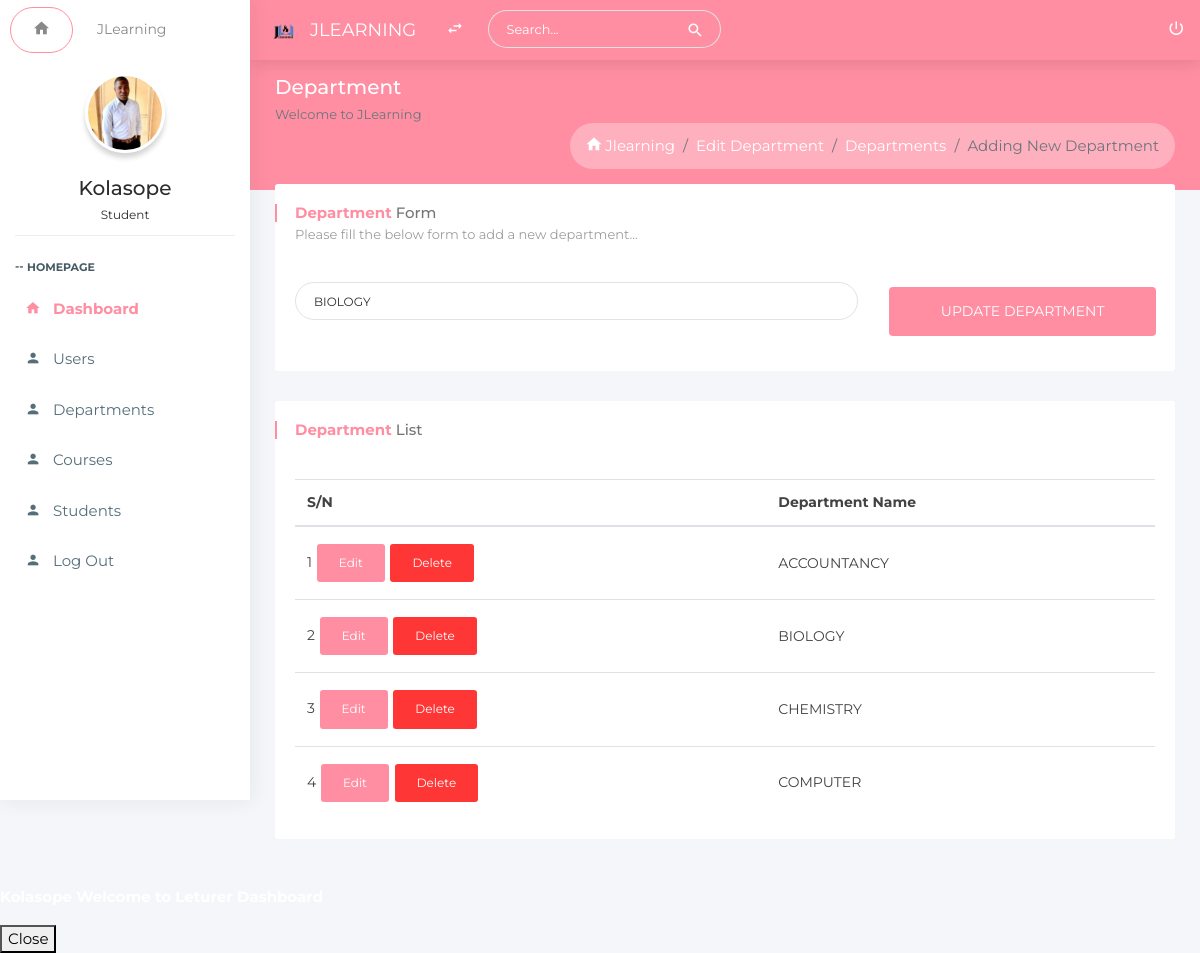
Page /administrator/portal/edit-department.php?dept_id=2 (signed in) on the committed database.
### tables this page shows
CREATE TABLE `department` (
  `dept_id` int(255) NOT NULL,
  `dept_name` varchar(255) NOT NULL,
  `time_registered` timestamp NOT NULL DEFAULT CURRENT_TIMESTAMP ON UPDATE CURRENT_TIMESTAMP
);

### Function.php (called while the page is built, shortened)
<?php
    function getAllDept()
    {
        $db = Database::getInstance()->getConnection();
        $query = $db->prepare("SELECT * FROM department ORDER BY dept_name ASC");
        $query->execute();
        return $query->fetchAll(PDO::FETCH_ASSOC);
    }
    function getSingleDept($dept_id)
    {
        $db = Database::getInstance()->getConnection();
        $query = $db->prepare("SELECT * FROM department WHERE dept_id=:dept_id");
        $query->bindValue(":dept_id", $dept_id);
        $query->execute();
        return $query->fetch();
    }
?>

### administrator/portal/edit-department.php (the view, shortened to what this page needs)
<?php
    include_once("header.php");
    include_once("sidebar.php");
    $dept_id = $_GET['dept_id'];
    $data = getSingleDept($dept_id);
?>
<section class="content profile-page">
    <div class="block-header">
        <div class="row">
            <div class="col-lg-7 col-md-6 col-sm-12">
                <h2>Department
                <small class="text-muted">Welcome to JLearning</small>
                </h2>
            </div>
            <div class="col-lg-12 col-md-12 col-sm-12">
                <ul class="breadcrumb float-md-right">
                    <li class="breadcrumb-item"><a href="./"><i class="zmdi zmdi-home"></i> Jlearning</a></li>
                    <li class="breadcrumb-item"><a href="edit-department.php?dept_id=<?php echo $dept_id ?>">Edit Department</a></li>
                    <li class="breadcrumb-item"><a href="departments.php">Departments</a></li>
                    <li class="breadcrumb-item active">Adding New Department</li>
                </ul>
            </div>
        </div>
    </div>
    <div class="container-fluid">
        <div class="row clearfix">
            <div class="col-lg-12 col-md-12 col-sm-12">
                <div class="card">
                    <div class="header">
                        <h2><strong>Department</strong> Form <small>Please fill the below form to add a new department...</small> </h2>
                    </div>
                    <div class="body">
                        <form class="form-horizontal" action="update_department.php" method="POST"  enctype="multipart/form-data">
                            <div class="row clearfix">
                                <div class="col-lg-8 col-md-8 col-sm-12">
                                    <div class="form-group">
                                        <input type="text" class="form-control" placeholder="Department Name" name="dept_name" required
                                        value="<?php echo $data['dept_name'] ?>">
                                    </div>
                                </div>
                                <div class="col-lg-4 col-md-4 col-sm-12">
                                    <div class="form-group">
                                    <button type="submit" class="btn btn-primary btn-lg btn-block text-uppercase" name="update_dept">UPDATE DEPARTMENT</button>
                                    </div>
                                </div>
                            </div>
                        </form>
                    </div>
                </div>
            </div>
        </div>
        <div class="row clearfix">
            <div class="col-md-12">
                <div class="card student-list">
                    <div class="header">
                        <h2><strong>Department</strong> List</h2>
                    </div>
                    <div class="body">
                        <div class="table-responsive">
                            <table class="table table-hover m-b-0">
                                <thead>
                                    <tr>
                                        <th>S/N</th>
                                        <th>Department Name</th>
                                    </tr>
                                </thead>
                                <tbody><?php
                                    $num =1;
                                    foreach(getAllDept() as $dept){?>
                                        <tr>
                                            <td><?php echo $num; ?>
                                                <a href=""
                                                class="btn btn-primary"><i class="fa fa-pencil"></i>Edit</a>
                                                <a href="" class="btn btn-danger" ><i class="fa fa-trash-o"></i>Delete</a>
                                            </td>
                                            <td><?php echo ucwords($dept['dept_name']) ?></td>
                                        </tr><?php
                                        $num++;
                                    } ?>
                                </tbody>
                            </table>
                        </div>
                    </div>
                </div>
            </div>
        </div>
    </div>
</section>
<?php
    include_once("footer.php")
?>

### administrator/portal/assets/css/color_skins.css (style rules this page uses)
.theme-blush .btn-primary { background:#ff8ea2 }
.theme-blush .block-header h2 { color:#fff }
.theme-blush .block-header h2 small { color:#fff }
.theme-blush section.content:before { background-color:#ff8ea2 }
.theme-blush .card .header h2:before { background:#ff8ea2 }
.theme-blush .card .header h2 strong { color:#ff8ea2 }

### rows in the picture
department: dept_name "BIOLOGY"
department: dept_name "ACCOUNTANCY"
department: dept_name "CHEMISTRY"
department: dept_name "COMPUTER"

### other values in the picture
$_SESSION['name'] "Kolasope"
$_SESSION['role'] "Student"
